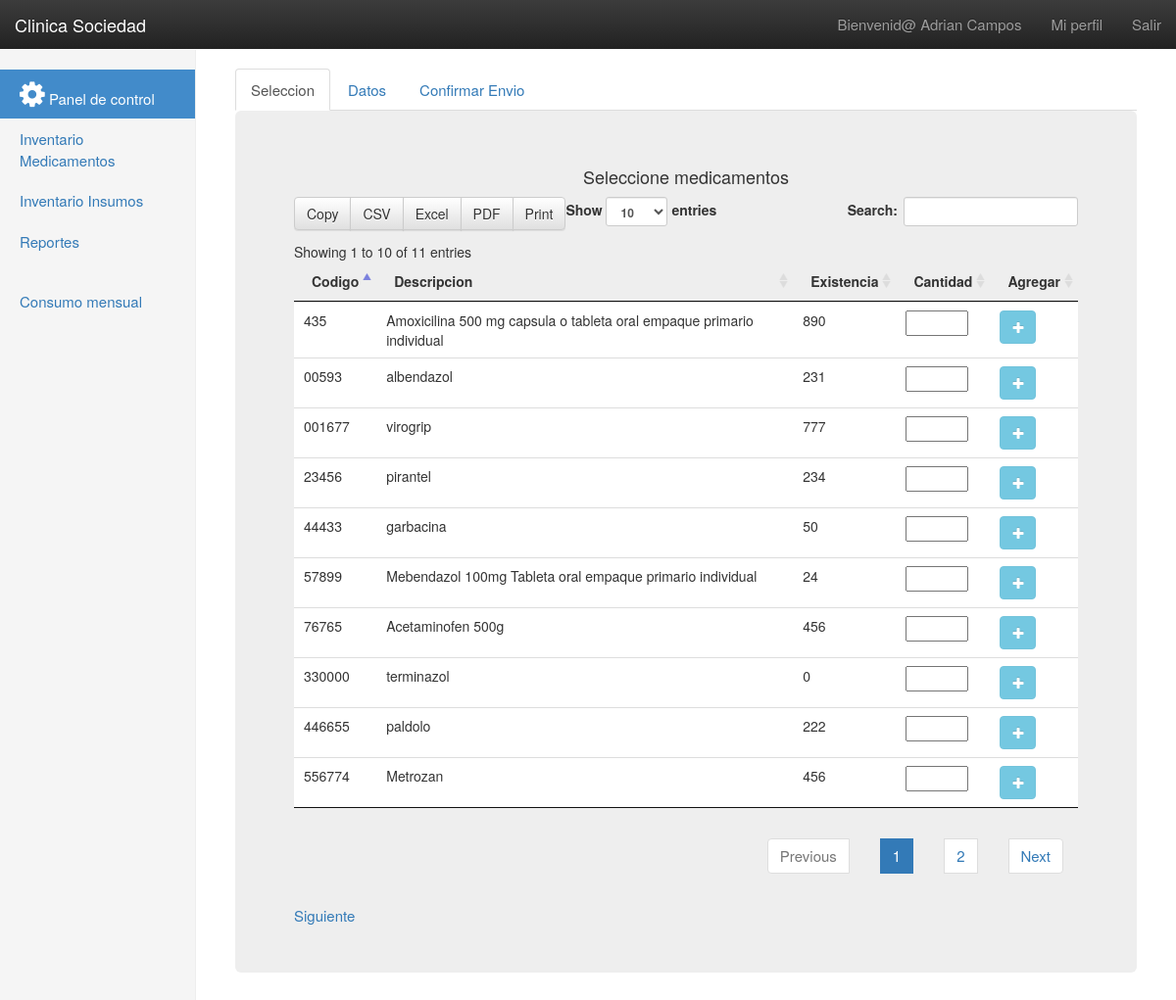
The page /vale_de_medicamentos.php (signed in) on the database its author committed.
### tables this page shows
CREATE TABLE `stock` (
  `id_stock` int(100) NOT NULL,
  `existencia` int(11) NOT NULL,
  `id_producto` int(100) NOT NULL
);

CREATE TABLE `articulo` (
  `id_producto` int(100) NOT NULL,
  `codigo` varchar(100) NOT NULL,
  `descripcion` varchar(150) NOT NULL,
  `UM` varchar(5) NOT NULL,
  `tipo` varchar(15) NOT NULL
);

### vale_de_medicamentos.php (the view, shortened to what this page needs)
<?php
  include("cabecera.php");
  include("nav-menu.php");
  include("aside-menu.php");
?>
  <link rel="stylesheet" type="text/css" href="DataTables/datatables.min.css"/>
<div class="col-sm-9 col-sm-offset-3 col-md-10 col-md-offset-2 main">
   <ul class="nav nav-tabs">
                <li role="presentation" class="active"><a href="#">Seleccion</a></li>
                <li role="presentation"><a href="info.php">Datos</a></li>
                <li role="presentation"><a href="confirmacion.php">Confirmar Envio</a></li>
              </ul>
    <div class="theme-showcase" role="main">
      <div class="jumbotron">
        <form method="GET" role="form" id="formulario" name="formulario">
          <fieldset>
           <center> <h4 class="control-label">Seleccione medicamentos</h4></center>
            <table class="table table-hover" id="myTable">
              <thead>
                <tr>
                  <th>
                    Codigo
                  </th>
                  <th>
                    Descripcion
                  </th>
                  <th>
                    Existencia
                  </th>
                  <th>
                    Cantidad
                  </th>
                  <th>
                    Agregar
                  </th>
                </tr>
              </thead>
              <?php
                include("conectar.php");
                $sql = "SELECT a.id_producto, a.codigo, a.descripcion, s.existencia FROM articulo as a JOIN stock as s ON a.id_producto = s.id_producto";
                $result = mysqli_query($link,$sql);
                while ($row=mysqli_fetch_array($result)) {
                echo '
                  <tr id='.$row["id_producto"].'>
                    <td id="code">'.$row['codigo'].'</td>
                    <td id="desc">'.$row['descripcion'].'</td>
                    <td>'.$row['existencia'].'</td>
                    <td>
                      <input id='.$row['codigo'].' class='.$row["id_producto"].' type="text" size="5px">
                    </td>
                    <td>
                      <button class="btn-success btn btn-info btn-md" id='.$row["id_producto"].'><i class="fa fa-plus" aria-hidden="true"></i></button>
                    </td>
                  </tr>
                ';
              }
                 ?>
            </table>
            <div class="row">
              <div class="col-sm-6">
                <a href="info.php">Siguiente</a>
              </div>
            </div>
          </fieldset>
      </form>
    </div>
    </div>
         </div>
  </body>
 </html>

### cabecera.php (shortened to what this page needs)
<!DOCTYPE html>
 <html lang="en">
  <head>
    <link href="css/bootstrap.min.css" rel="stylesheet">
    <link href="css/bootstrap-theme.min.css" rel="stylesheet">
    <link href="css/theme.css" rel="stylesheet">
    <link href="css/dashboard.css" rel="stylesheet">
    <link rel="stylesheet" href="font-awesome/css/font-awesome.min.css">
  </head>

### nav-menu.php (shortened to what this page needs)
<nav class="navbar navbar-inverse navbar-fixed-top">
      <div class="container-fluid">
        <div class="navbar-header">
          <a class="navbar-brand" href="#">Clinica Sociedad</a>
        </div>
        <div id="navbar" class="navbar-collapse collapse">
          <ul class="nav navbar-nav navbar-right">
            <li><a href="#"></a></li>
            <li><a href="#"><?php echo "Bienvenid@ ".$_SESSION["nombre"]; ?></a></li>
            <li><a href="#">Mi perfil</a></li>
            <li><a href="salir.php">Salir</a></li>
          </ul>

### aside-menu.php (shortened to what this page needs)
        </div>
      </div>
    </nav>
    <div class="container-fluid">
      <div class="row">
        <div class="col-sm-3 col-md-2 sidebar">
          <ul class="nav nav-sidebar">
            <li class="active"><a href="dashboard.php"><i class="fa fa-cog fa-2x"&nbsp; aria-hidden="true"></i>
Panel de control<span class="sr-only">(current)</span></a></li>
            <li><a href="inventario_medicamentos.php">Inventario Medicamentos</a></li>
            <li><a href="#">Inventario Insumos</a></li>
            <li><a href="#">Reportes</a></li>
          </ul>
          <ul class="nav nav-sidebar">
            <li><a href="reporte_mensual.php">Consumo mensual</a></li>
          </ul>
        </div>

### css/dashboard.css (style rules this page uses)
.navbar-fixed-top { border: 0; }
.sidebar { display: none; }
@media (min-width: 768px) { .sidebar { position: fixed; top: 51px; bottom: 0; left: 0; z-index: 1000; display: block; padding: 20px; overflow-x: hidden; overflow-y: auto; background-color: #f5f5f5; border-right: 1px solid #eee; } }
.nav-sidebar { margin-right: -21px; margin-bottom: 20px; margin-left: -20px; }
.nav-sidebar > li > a { padding-right: 20px; padding-left: 20px; }
.nav-sidebar > .active > a, .nav-sidebar > .active > a:hover, .nav-sidebar > .active > a:focus { color: #fff; background-color: #428bca; }
.main { padding: 20px; }
@media (min-width: 768px) { .main { padding-right: 40px; padding-left: 40px; } }

### aside-menu.php (style rules this page uses)
a { font-size: 15px; }

### rows shown on the page
stock: id_producto.codigo "76765", id_producto.descripcion "Acetaminofen 500g", existencia "456"
stock: id_producto.codigo "23456", id_producto.descripcion "pirantel", existencia "234"
stock: id_producto.codigo "435", id_producto.descripcion "Amoxicilina 500 mg capsula o tableta oral empaque primario individual", existencia "890"
stock: id_producto.codigo "57899", id_producto.descripcion "Mebendazol 100mg Tableta oral empaque primario individual", existencia "24"
stock: id_producto.codigo "00593", id_producto.descripcion "albendazol", existencia "231"
stock: id_producto.codigo "556774", id_producto.descripcion "Metrozan", existencia "456"
stock: id_producto.codigo "330000", id_producto.descripcion "terminazol", existencia "0"
stock: id_producto.codigo "44433", id_producto.descripcion "garbacina", existencia "50"
stock: id_producto.codigo "001677", id_producto.descripcion "virogrip", existencia "777"
stock: id_producto.codigo "446655", id_producto.descripcion "paldolo", existencia "222"

### other values the page prints
$_SESSION["nombre"] "Adrian Campos"
